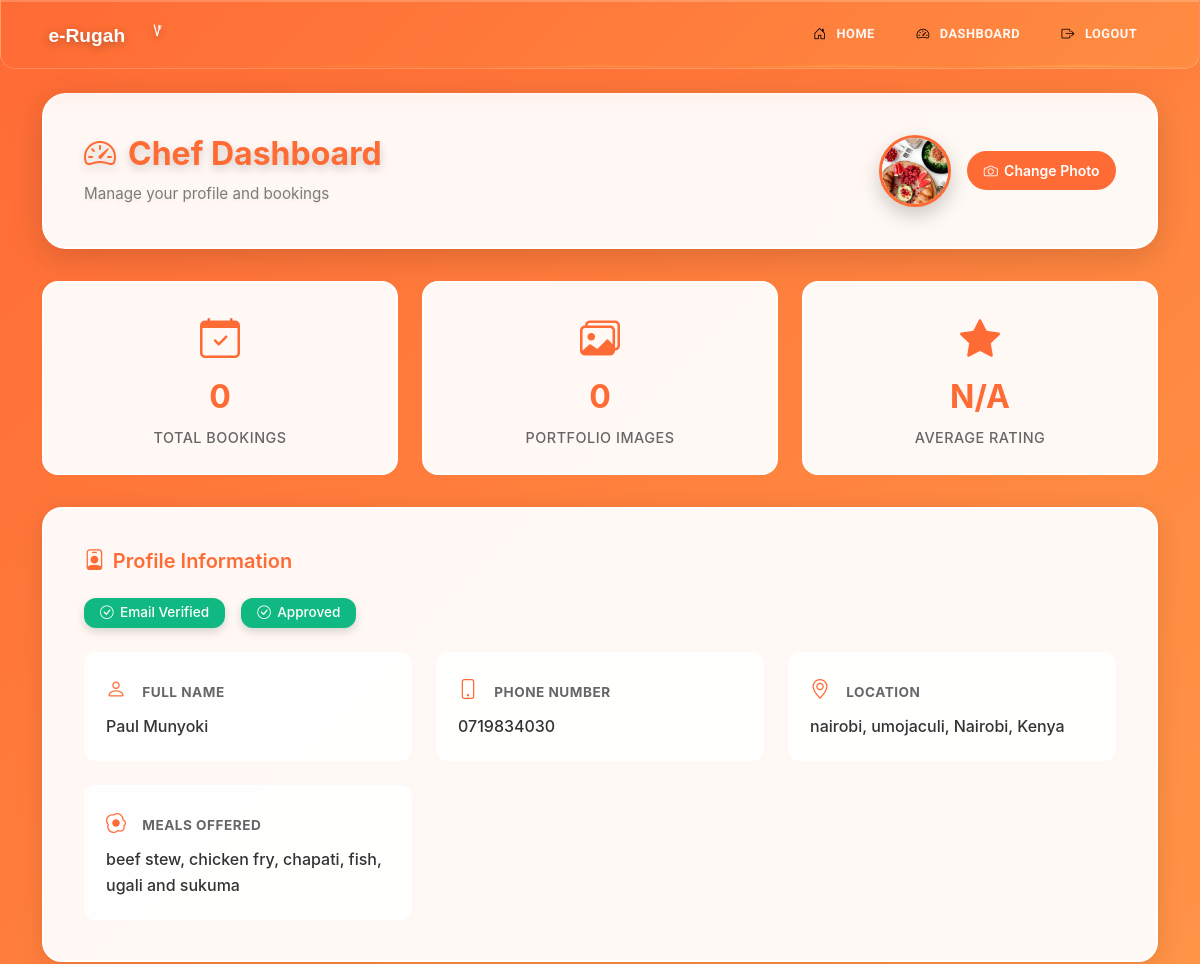
The app's page /chef/dashboard (signed in, upper part), older data.
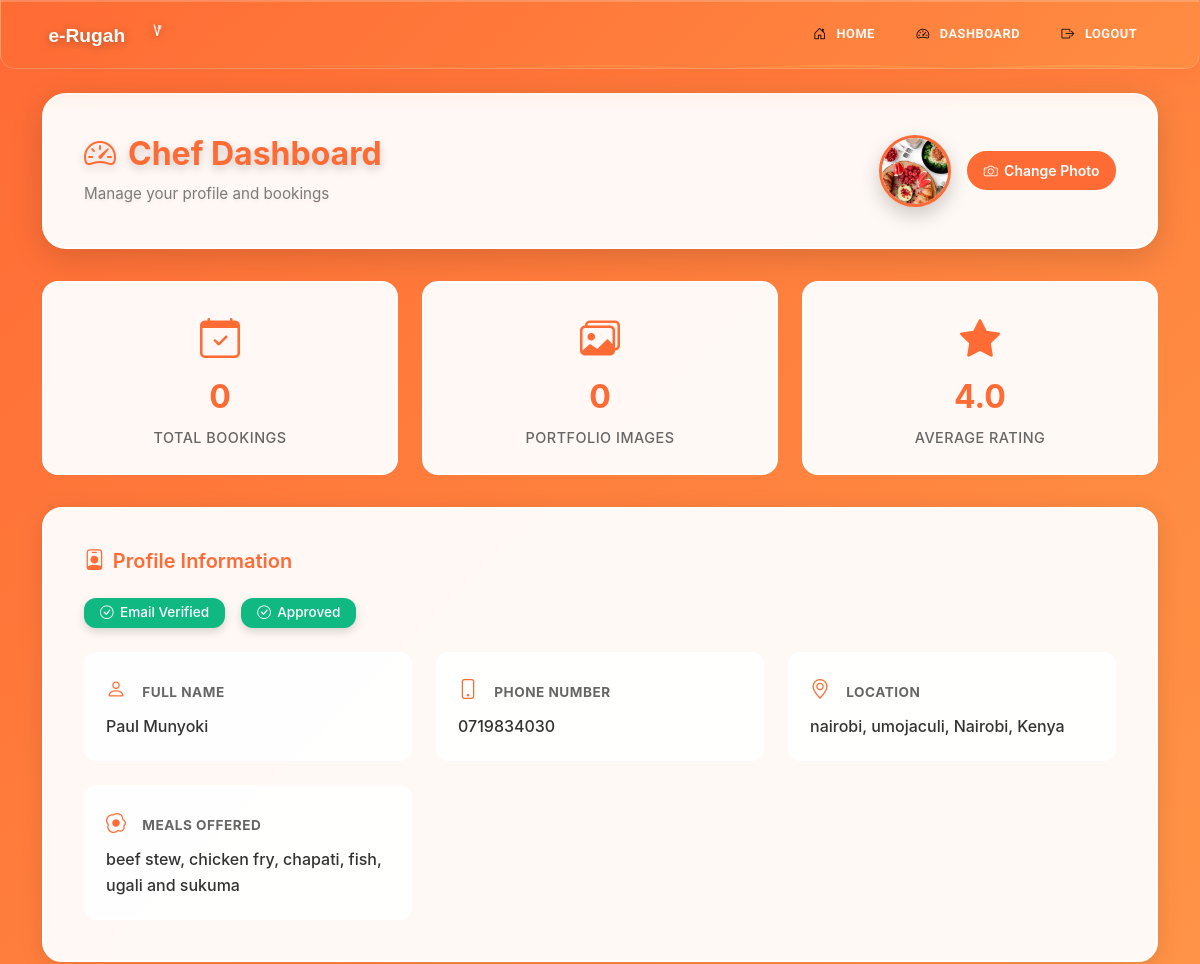
The same page, newer data.
### models.py (models this page shows, shortened)
class Chef(db.Model):
    id = db.Column(db.Integer, primary_key=True)
    user_id = db.Column(db.Integer, db.ForeignKey('user.id'), nullable=False)
    name = db.Column(db.String(100), nullable=False)
    phone = db.Column(db.String(20), nullable=False)
    county = db.Column(db.String(50), nullable=False)
    sub_county = db.Column(db.String(50), nullable=False)
    town = db.Column(db.String(50), nullable=False)
    about = db.Column(db.Text)
    meals_offered = db.Column(db.Text)
    photo_url = db.Column(db.String(200))
    is_verified = db.Column(db.Boolean, default=False)
    is_approved = db.Column(db.Boolean, default=False)
    created_at = db.Column(db.DateTime, default=datetime.utcnow)
    rating_total = db.Column(db.Integer, default=0)
    rating_count = db.Column(db.Integer, default=0)
    is_featured = db.Column(db.Boolean, default=False)
    featured_priority = db.Column(db.Integer, default=100)
    bookings = db.relationship('Booking', backref='chef', lazy=True)
    @property
    def has_ratings(self):
        return bool(self.rating_count)
    @property
    def average_rating(self):
        if not self.rating_count:
            return None
        return round(self.rating_total / self.rating_count, 1)

### main.py (the view)
@app.route('/chef/dashboard')
@role_required('chef')
def chef_dashboard():
    chef = Chef.query.filter_by(user_id=current_user.id).first()
    if not chef:
        flash('Chef profile not found', 'danger')
        return redirect(url_for('index'))
    if not chef.is_approved:
        return redirect(url_for('chef_pending'))
    images = []
    chefs_dir = os.path.join('static', 'images', 'chefs')
    if os.path.exists(chefs_dir):
        for file in os.listdir(chefs_dir):
            if file.startswith(f"chef_{chef.id}_") and file.lower().endswith(('.png', '.jpg', '.jpeg')):
                images.append(file)
    bookings = Booking.query.filter_by(chef_id=chef.id).all()
    return render_template('chef_dashboard.html', chef=chef, bookings=bookings, images=images)

### main.py (called while the page is built)
@app.context_processor
def inject_year():
    return {'year': datetime.now().year}

@login_manager.user_loader
def load_user(user_id):
    return User.query.get(int(user_id))

def role_required(role):
    def decorator(f):
        @wraps(f)
        @login_required
        def decorated_function(*args, **kwargs):
            if current_user.role != role:
                flash('Access denied. Insufficient permissions.', 'danger')
                return redirect(url_for('index'))
            return f(*args, **kwargs)
        return decorated_function
    return decorator

### templates/chef_dashboard.html (shortened to what this page needs)
{% extends "base.html" %}
{% block content %}
<div class="page-header">
    <div>
        <h2 class="mb-0"><i class="bi bi-speedometer2"></i> Chef Dashboard</h2>
        <p class="mb-0 mt-2" style="opacity: 0.85;">Manage your profile and bookings</p>
    </div>
    <div class="header-actions">
        {% if chef.photo_url %}
        {% set chef_photo = chef.photo_url if chef.photo_url.startswith('/') else '/' + chef.photo_url %}
        <img src="{{ chef_photo }}" alt="Chef Photo" class="chef-avatar" loading="lazy" onerror="this.src='{{ url_for('static', filename='images/pexels-janetrangdoan-793765.jpg') }}'">
        {% else %}
        <div class="chef-avatar-placeholder" aria-label="Chef avatar placeholder">👨‍🍳</div>
        {% endif %}
        <button class="btn btn-sm btn-outline-light" data-bs-toggle="modal" data-bs-target="#changePhotoModal">
            <i class="bi bi-camera"></i> Change Photo
        </button>
    </div>
</div>
<div class="stats-grid">
    <div class="stat-card">
        <i class="bi bi-calendar-check"></i>
        <div class="stat-value">{{ bookings|length if bookings else 0 }}</div>
        <div class="stat-label">Total Bookings</div>
    </div>
    <div class="stat-card">
        <i class="bi bi-images"></i>
        <div class="stat-value">{{ images|length if images else 0 }}</div>
        <div class="stat-label">Portfolio Images</div>
    </div>
    <div class="stat-card">
        <i class="bi bi-star-fill"></i>
        <div class="stat-value">{{ chef.average_rating|round(1) if chef.has_ratings else 'N/A' }}</div>
        <div class="stat-label">Average Rating</div>
    </div>
</div>
<div class="dashboard-card">
    <h5><i class="bi bi-person-badge"></i> Profile Information</h5>
    <div style="display: flex; gap: 1rem; flex-wrap: wrap; margin-bottom: 1.5rem;">
        {% if chef.is_verified %}
            <span class="badge bg-success"><i class="bi bi-check-circle"></i> Email Verified</span>
        {% else %}
            <span class="badge bg-warning"><i class="bi bi-exclamation-circle"></i> Email Not Verified</span>
        {% endif %}
        {% if chef.is_approved %}
            <span class="badge bg-success"><i class="bi bi-check-circle"></i> Approved</span>
        {% else %}
            <span class="badge bg-warning"><i class="bi bi-clock"></i> Pending Approval</span>
        {% endif %}
    </div>
    <div class="profile-info-grid">
        <div class="profile-info-item">
            <strong><i class="bi bi-person"></i> Full Name</strong>
            <span>{{ chef.name }}</span>
        </div>
        <div class="profile-info-item">
            <strong><i class="bi bi-phone"></i> Phone Number</strong>
            <span>{{ chef.phone }}</span>
        </div>
        <div class="profile-info-item">
            <strong><i class="bi bi-geo-alt"></i> Location</strong>
            <span>{{ chef.county }}, {{ chef.sub_county }}, {{ chef.town }}</span>
        </div>
        <div class="profile-info-item">
            <strong><i class="bi bi-egg-fried"></i> Meals Offered</strong>
            <span>{{ chef.meals_offered.replace(',', ', ') }}</span>
        </div>
    </div>
</div>
{% endblock %}

Row changes from the older to the newer data that the page shows:
changed Chef "Paul Munyoki": average_rating "N/A" → "4.0"
